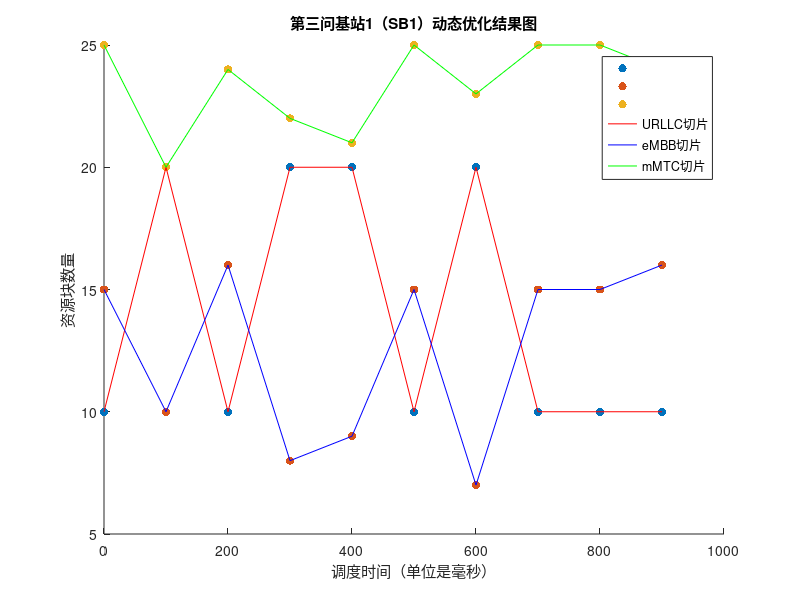

The MATLAB source for this figure:
clc, clear, close all

U1 = [10,20,10,20,20,10,20,10,10,10];
e1 = [15,10,16, 8, 9,15, 7,15,15,16];
m1 = [25,20,24,22,21,25,23,25,25,24];

hold on 
scatter(0:100:900,U1,"filled","r")
scatter(0:100:900,e1,"filled","b")
scatter(0:100:900,m1,"filled","g")
plot(0:100:900,U1,"r")
plot(0:100:900,e1,"b")
plot(0:100:900,m1,"g")
legend("","","","URLLC切片","eMBB切片","mMTC切片","east")

title("第三问基站1（SB1）动态优化结果图")
xlabel("调度时间（单位是毫秒）")
ylabel("资源块数量")

% 
% U2 = [20,10,10,10,20,10,10,10,20,10];
% e2 = [5,15,16, 18, 9,15,17,15, 5,16];
% m2 = [25,25,24,22,21,25,23,25,25,24];
% 
% hold on 
% scatter(0:100:900,U2,"filled","r")
% scatter(0:100:900,e2,"filled","b")
% scatter(0:100:900,m2,"filled","g")
% plot(0:100:900,U2,"r")
% plot(0:100:900,e2,"b")
% plot(0:100:900,m2,"g")
% legend("","","","URLLC切片","eMBB切片","mMTC切片","east")
% 
% title("第三问基站2（SB2）动态优化结果图")
% xlabel("调度时间（单位是毫秒）")
% ylabel("资源块数量")

% U2 = [10,12,10,10,20,10,10,10,20,10];
% e2 = [15,20,16,17, 9,15,16,16,10,16];
% m2 = [25,18,24,23,21,25,24,24,20,24];
% 
% hold on 
% scatter(0:100:900,U2,"filled","r")
% scatter(0:100:900,e2,"filled","b")
% scatter(0:100:900,m2,"filled","g")
% plot(0:100:900,U2,"r")
% plot(0:100:900,e2,"b")
% plot(0:100:900,m2,"g")
% legend("","","","URLLC切片","eMBB切片","mMTC切片","east")
% 
% title("第三问基站3（SB3）动态优化结果图")
% xlabel("调度时间（单位是毫秒）")
% ylabel("资源块数量")



% U2 = [10,11,10,10,10,10,11,10,10,10];
% e2 = [11,10,10,11,10,11,11,10,11,10];
% m2 = [25,28,29,23,29,25,24,24,25,24];
% 
% hold on 
% scatter(0:100:900,U2,"r")
% scatter(0:100:900,e2,"b")
% scatter(0:100:900,m2,"g")
% plot(0:100:900,U2,"r")
% plot(0:100:900,e2,"b")
% plot(0:100:900,m2,"g")
% legend("","","","基站1功率","基站2功率","基站3功率","east")
% 
% title("第三问三个微基站发射功率的动态优化结果图")
% xlabel("调度时间（单位是毫秒）")
% ylabel("发射功率（单位是dBm）")
